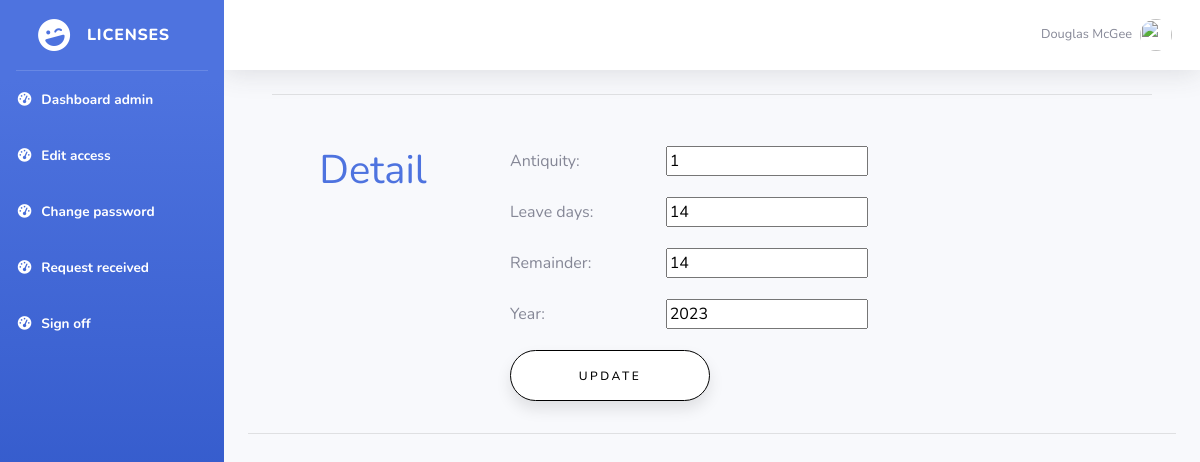
Page /update-detail/1/ (signed in) on the earlier database version.
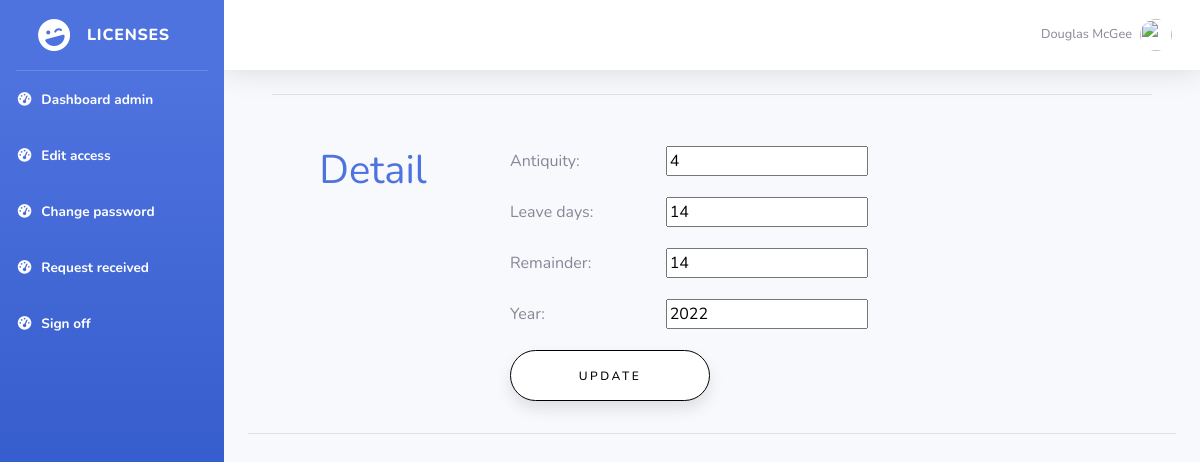
Same page on the later database version.
### employeeDetail/models.py (models this page shows)
class EmployeeDetail(models.Model):
    employee = models.ForeignKey(Employee,on_delete=models.CASCADE)
    antiquity = models.CharField(max_length=15)
    leave_days = models.CharField(max_length=25)
    remainder = models.CharField(max_length=25)
    year = models.CharField(max_length=25)
    created = models.DateField(auto_now_add=True)
    status = models.BooleanField(default=False)

### employeeDetail/views.py (the view)
# urls.py: path('update-detail/<str:pk>/', detail.update_detail, name="update-detail"),
@login_required
def update_detail(request,pk):
   detail = EmployeeDetail.objects.get(id=pk)
   form = FormDetail(instance=detail)
   if request.method == 'POST':
        form = FormDetail(request.POST, instance=detail)
        form.save()
        return redirect('data')
   context = {'form':form}
   return render (request,'data/update_detail.html',context)

### employeeDetail/forms.py
class FormDetail(ModelForm):
    class Meta:
        model = EmployeeDetail
        fields = '__all__'

### templates/data/update_detail.html (shortened to what this page needs)
{% extends 'base.html' %}
{% block container %}
<div class="container bootstrap snippets bootdey">
    <hr>
  <div class="row" style="padding-top: 35px;">
    <div class="col-md-3">
      <div class="text-center">
        <h1 class="text-primary">Detail</h1>
      </div>
    </div>
    <div class="col-md-9 personal-info">
            <form action="" class="form-horizontal" role="form" method="POST" enctype="multipart/form-data"   >
                <div class="form-group">
                  <label for="{{ form.subject.id_for_label }}" class="col-lg-3 control-label">Antiquity:</label>
                    {{ form.antiquity }}
                </div>
                <div class="form-group">
                  <label for="{{ form.leave_days.id_for_label }}" class="col-lg-3 control-label">Leave days:</label>
                    {{ form.leave_days }}
                </div>
                <div class="form-group">
                  <label for="{{ form.remainder.id_for_label }}" class="col-lg-3 control-label">Remainder:</label>
                    {{ form.remainder }}
                </div>
                <div class="form-group">
                  <label for="{{ form.year.id_for_label }}" class="col-lg-3 control-label">Year:</label>
                    {{ form.year }}
                </div>
                <button style="width: 200px; left: 12px; position: relative; " class="btn-detail" type="submit">Update</button>
              </form>
    </div>
</div>
</div>
<hr>
{% endblock container%}

Differences in the rows shown:
changed EmployeeDetail: antiquity "1" → "4"; year "2023" → "2022"
